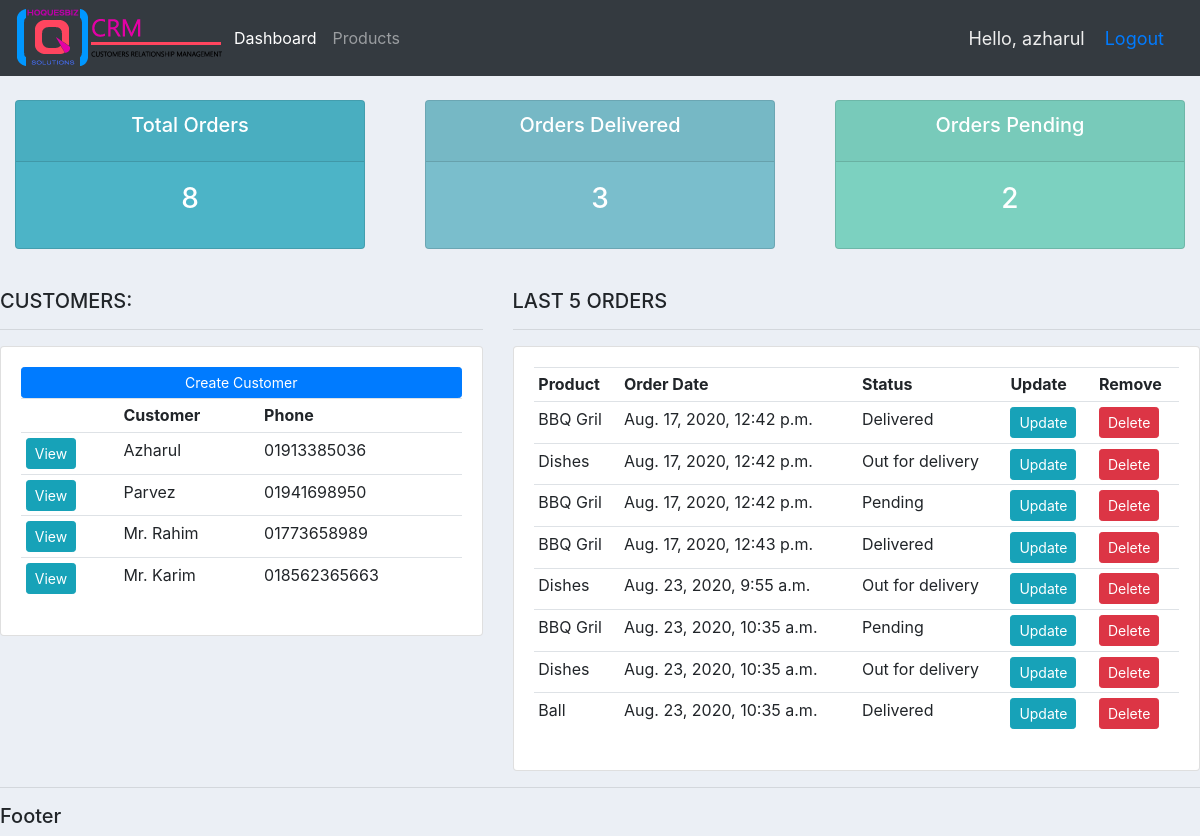
The app's page / (signed in) with its own data.
### accounts/models.py (models this page shows, shortened)
class Customer(models.Model):
    name = models.CharField(max_length=200, null=True)
    phone = models.CharField(max_length=200, null=True)
    email = models.CharField(max_length=200, null=True)
    date_created = models.DateTimeField(auto_now_add=True, null=True)

class Order(models.Model):
    STATUS = (
        ('Pending', 'Pending'),
        ('Out for delivery', 'Out for delivery'),
        ('Delivered', 'Delivered'),
    )
    customer = models.ForeignKey(Customer, null=True, on_delete=models.SET_NULL)
    product = models.ForeignKey(Product, null=True, on_delete=models.SET_NULL)
    date_created = models.DateTimeField(auto_now_add=True, null=True)
    status = models.CharField(max_length=200, null=True, choices=STATUS)
    note = models.CharField(max_length=1000, null=True)

class Product(models.Model):
    CATEGORY = (
        ('Indoor', 'Indoor'),
        ('Out Door', 'Out Door'),
    )
    name = models.CharField(max_length=200, null=True)
    price = models.FloatField(null=True)
    category = models.CharField(max_length=200, null=True, choices=CATEGORY)
    description = models.CharField(max_length=200, null=True, blank=True)
    date_created = models.DateTimeField(auto_now_add=True, null=True)
    tags = models.ManyToManyField(Tag)
    def __str__(self):
        return self.name

### accounts/views.py (the view)
# urls.py: path('', views.home, name='home'),
@login_required(login_url='login')
def home(request):
    orders = Order.objects.all()
    customers = Customer.objects.all()
    total_customer = customers.count()
    total_orders = orders.count()
    order_delivered = orders.filter(status='Delivered').count()
    order_pending = orders.filter(status='Pending').count()
    context = {'customers': customers,
                   'orders':orders,
                   'total_customer':total_customer,
                   'total_orders':total_orders,
                   'order_delivered':order_delivered,
                   'order_pending':order_pending,
                   }
    return render(request, 'accounts/dashboard.html', context)

### accounts/templates/accounts/dashboard.html
{% extends 'accounts/main.html' %}
    {% block content %}
        {% include 'accounts/status.html' %}
        <br>
        <div class="row">
            <div class="col-md-5">
                <h5>CUSTOMERS:</h5>
                <hr>
                <div class="card card-body">
                    <a href="" class="btn btn-primary btn-sm btn-block">Create Customer</a>
                    <table class="table table-sm">
                        <tr>
                            <th></th>
                            <th>Customer</th>
                            <th>Phone</th>
                        </tr>
                        {% for customer in customers %}
                            <tr>
                                <td><a class="btn btn-sm btn-info" href="{% url 'customer' customer.id %}">View</a></td>
                                <td>{{ customer.name }}</td>
                                <td>{{ customer.phone }}</td>
                            </tr>
                        {% endfor %}
                    </table>
                </div>
            </div>
            <div class="col-md-7">
                <h5>LAST 5 ORDERS</h5>
                <hr>
                <div class="card card-body">
                    <table class="table table-sm">
                        <tr>
                            <th>Product</th>
                            <th>Order Date</th>
                            <th>Status</th>
                            <th>Update</th>
                            <th>Remove</th>
                        </tr>
                        {% for order in orders %}
                            <tr>
                                <td>{{ order.product }}</td>
                                <td>{{ order.date_created }}</td>
                                <td>{{ order.status }}</td>
                                <td><a class="btn btn-sm btn-info" href="{% url 'update_order' order.id %}">Update</a></td>
                                <td><a class="btn btn-sm btn-danger" href="{% url 'delete_order' order.id %}">Delete</a></td>
                            </tr>
                        {% endfor %}
                    </table>
                </div>
            </div>
        </div>
    {% endblock %}

### accounts/templates/accounts/navbar.html (shortened to what this page needs)
{% load static %}
<nav class="navbar navbar-expand-lg navbar-dark bg-dark">
    <img src="{% static '/images/nav_logo.png' %}" alt="">
  <div class="collapse navbar-collapse" id="navbarNav">
    <ul class="navbar-nav">
      <li class="nav-item active">
        <a class="nav-link" href="{% url 'home' %}">Dashboard</a>
      </li>
      <li class="nav-item">
        <a class="nav-link" href="{% url 'products' %}">Products</a>
      </li>
    </ul>
  </div>
  <span class="hello-msg">Hello, {{ request.user }}</span>
  <span class="hello-msg"><a href="{% url 'logout' %}">Logout</a></span>
</nav>

### static/css/main.css (style rules this page uses)
body { background-color: #ebeff5; }

### accounts/templates/accounts/navbar.html (style rules this page uses)
.hello-msg { font-size: 18px; color: #eee; margin-right: 20px; }

### records on screen
Customer: name "Azharul", phone "01913385036"
Customer: name "Parvez", phone "01941698950"
Customer: name "Mr. Rahim", phone "01773658989"
Customer: name "Mr. Karim", phone "018562365663"
Order: product "BBQ Gril", date_created "Aug. 17, 2020, 12:42 p.m.", status "Delivered"
Order: product "Dishes", date_created "Aug. 17, 2020, 12:42 p.m.", status "Out for delivery"
Order: product "BBQ Gril", date_created "Aug. 17, 2020, 12:42 p.m.", status "Pending"
Order: product "BBQ Gril", date_created "Aug. 17, 2020, 12:43 p.m.", status "Delivered"
Order: product "Dishes", date_created "Aug. 23, 2020, 9:55 a.m.", status "Out for delivery"
Order: product "BBQ Gril", date_created "Aug. 23, 2020, 10:35 a.m.", status "Pending"
Order: product "Dishes", date_created "Aug. 23, 2020, 10:35 a.m.", status "Out for delivery"
Order: product "Ball", date_created "Aug. 23, 2020, 10:35 a.m.", status "Delivered"

### other values on screen
{{ request.user }} "azharul"
{{ total_orders }} "8"
{{ order_delivered }} "3"
{{ order_pending }} "2"
